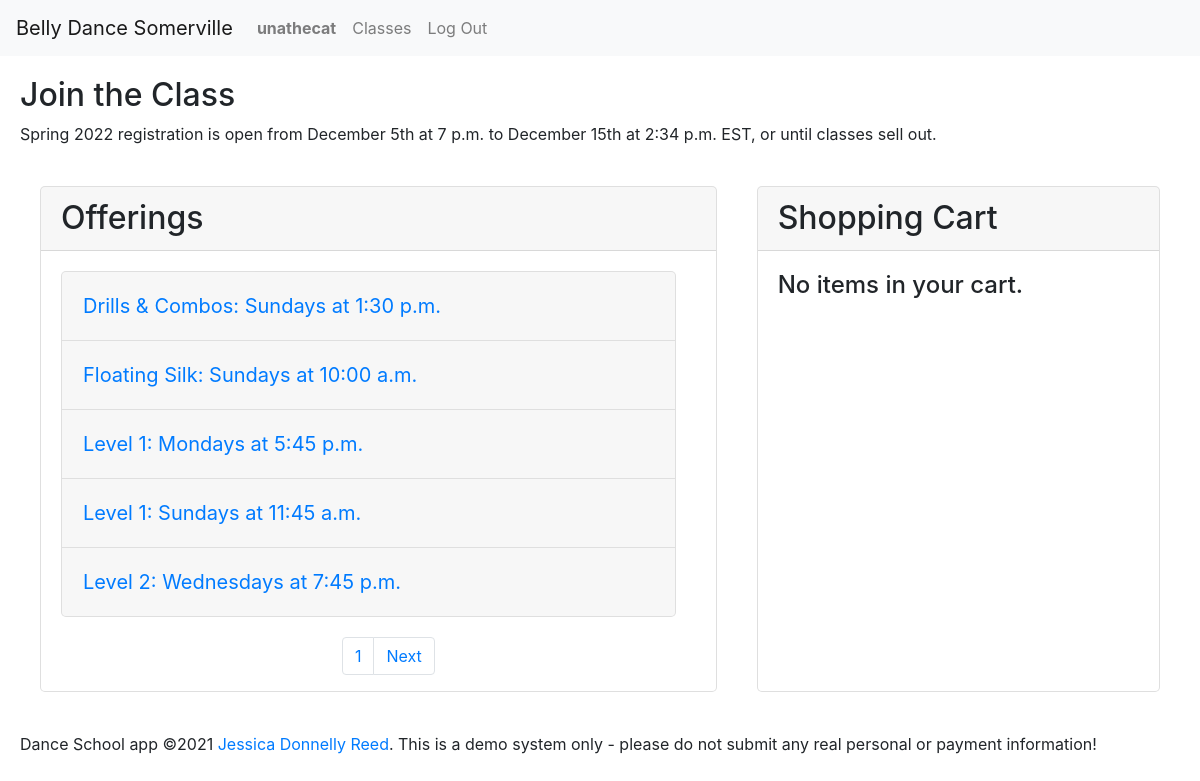
The page / (signed in) on the database as committed earlier.
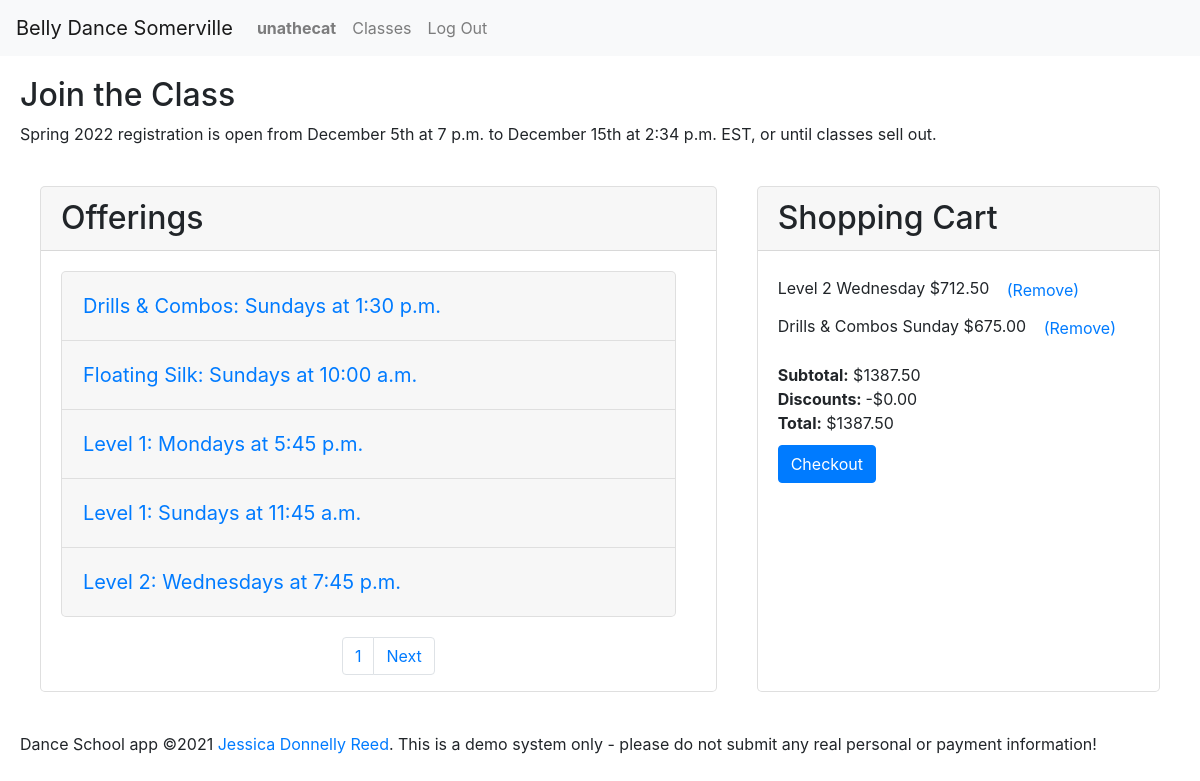
The same page on the database as committed later.
### enrollment/models.py (models this page shows, shortened)
class User(AbstractUser):
    timezone = models.CharField(max_length=32, choices=TIMEZONES,
                                default=settings.DEFAULT_TIMEZONE)
    first_name = models.CharField(max_length=128, null=False, blank=False)
    last_name = models.CharField(max_length=128, null=False, blank=False)
    email = models.EmailField(max_length=254, null=False, blank=False)
    phone = models.CharField(max_length=32, null=True, blank=True)
    emergency_first = models.CharField(max_length=128, null=True, blank=True)
    emergency_last = models.CharField(max_length=128, null=True, blank=True)
    emergency_email = models.EmailField(max_length=254, null=True, blank=True)
    emergency_phone = models.CharField(max_length=32, null=True, blank=True)
    accept_terms = models.DateTimeField(null=True, blank=True)
    contact_sheet_notes = models.CharField(
        max_length=2048, null=True, blank=True)

class Semester(models.Model):
    name = models.CharField(max_length=128, null=False, blank=False)
    start_date = models.DateField(null=False, blank=False)
    end_date = models.DateField(null=False, blank=False)
    registration_open = models.DateTimeField(null=False, blank=False)
    registration_close = models.DateTimeField(null=False, blank=False)
    recital_date = models.DateTimeField(null=True, blank=True)
    hide = models.BooleanField(default=True, null=True, blank=True)
    @property
    def registration_status(self):
        now = timezone.now()
        if self.registration_close < now:
            return 'closed'
        elif self.registration_open > now:
            return 'future'
        else:
            return 'open'
    def __str__(self):
        return self.name

class Offering(models.Model):
    course = models.ForeignKey(
        Course, on_delete=PROTECT, null=False, blank=False, related_name='offerings')
    semester = models.ForeignKey(
        Semester, on_delete=PROTECT, null=False, blank=False, related_name='offerings')
    location = models.ForeignKey(
        Location, on_delete=PROTECT, null=False, blank=False, related_name='offerings')
    hourly_rate = models.DecimalField(max_digits=5, decimal_places=2, default=settings.HOURLY_RATE, null=False, blank=False)
    price_override = models.DecimalField(
        max_digits=7, decimal_places=2, null=True, blank=True)
    weekday = models.IntegerField(
        choices=settings.WEEKDAYS, null=False, blank=False)
    start_time = models.TimeField(null=False, blank=False)
    end_time = models.TimeField(null=False, blank=False)
    timezone = models.CharField(max_length=32, choices=TIMEZONES,
                                default=settings.DEFAULT_TIMEZONE)
    start_date = models.DateField(null=False, blank=False)
    end_date = models.DateField(null=False, blank=False)
    backup_date = models.DateField(null=False, blank=False)
    capacity = models.IntegerField(null=False, blank=False)
    schedule_notes = models.CharField(max_length=2048, null=True, blank=True)
    notes = models.CharField(max_length=2048, null=True, blank=True)
    @property
    def weekday_name(self):
        return settings.WEEKDAYS[self.weekday][1]
    @property
    def spots_left(self):
        try:
            sold = self.line_items.exclude(
                order__completed=None).aggregate(Count('id'))['id__count']
        except Exception:
            sold = 0
        return self.capacity - sold
    @property
    def no_class_dates(self):
        vacations = Vacation.objects.filter(semester=self.semester)
        dates = []
        for vacation in vacations:
            dates.extend(weekdays_in_range(vacation.start_date, vacation.end_date, self.weekday))
        return dates if len(dates) > 0 else []
    @property
    def offering_dates(self):
        no_class = self.no_class_dates
        all_dates = weekdays_in_range(self.start_date, self.end_date, self.weekday)
        dates = [dt for dt in all_dates if dt not in no_class]
        return dates if len(dates) > 0 else []
    @property
    def num_weeks(self):
        return len(self.offering_dates) if self.offering_dates else None
    @property
    def offering_dates_text(self):
        return ", ".join(date.strftime("%-m/%-d") for date in self.offering_dates)
    @property
    def no_class_dates_text(self):
        return ", ".join(date.strftime("%-m/%-d") for date in self.no_class_dates)
    @property
    def price(self):
        diff = timedelta(hours=self.end_time.hour, minutes=self.end_time.minute) - timedelta(hours=self.start_time.hour, minutes=self.start_time.minute)
        hours = diff.seconds / 3600
        calc_price = round(self.hourly_rate * self.num_weeks * decimal.Decimal(hours), 2)
        return calc_price

class Course(models.Model):
    title = models.CharField(max_length=64, null=False, blank=False)
    subtitle = models.CharField(max_length=256, null=False, blank=False)
    description = models.TextField(
        max_length=4096, null=False, blank=False, help_text=settings.MARKDOWN_HELP_TEXT)
    requirements = models.CharField(max_length=256, null=False, blank=False)
    qualifications = models.CharField(max_length=1024, null=False, blank=False)
    @property
    def description_html(self):
        return Markdown().convert(self.description)
    def __str__(self):
        return self.title

class LineItem(models.Model):
    order = models.ForeignKey(Order, on_delete=PROTECT,
                              null=False, blank=False, related_name='line_items')
    offering = models.ForeignKey(
        Offering, on_delete=PROTECT, null=False, blank=False, related_name='line_items')
    planned_absences = models.CharField(max_length=1024, null=True, blank=True)
    price = models.DecimalField(
        max_digits=6, decimal_places=2, null=False, blank=False)

class Order(models.Model):
    student = models.ForeignKey(
        User, on_delete=PROTECT, null=False, blank=False, related_name='orders')
    discount = models.DecimalField(
        max_digits=8, decimal_places=2, null=True, blank=True)
    completed = models.DateTimeField(null=True, blank=True)
    @property
    def subtotal(self):
        try:
            amount = self.line_items.aggregate(Sum('price'))['price__sum']
        except Exception:
            return 0
        return 0 if amount == None else amount
    @property
    def total(self):
        return self.subtotal - self.discount if self.discount != None else self.subtotal

### enrollment/views.py (the view)
# urls.py: path('', views.index, name='index'),
def index(request, page=None, message=None):
    offerings = Offering.objects.filter(semester=latest_semester()).order_by(
        'course__title', 'weekday', 'start_time'
    )
    page = paginate_offerings(request, offerings)
    if request.user.is_authenticated:
        cart = get_cart(request, request.user, False)
        if cart:
            cart.items = cart.line_items.all()
    else:
        cart = None
    semester = latest_semester()
    if request.user.is_authenticated:
        timezone.activate(request.user.timezone)
    else:
        timezone.activate(settings.DEFAULT_TIMEZONE)
    return render(request, 'enrollment/index.html', {
        'page': page,
        'cart': cart,
        'message': message,
        'semester': semester
    })

### enrollment/context_processors.py (called while the page is built)
def global_settings(request):
    return {
    'DEFAULT_TIMEZONE': settings.DEFAULT_TIMEZONE,
    'TIME_FORMAT': settings.TIME_FORMAT,
    'DATE_FORMAT': settings.DATE_FORMAT,
    'DATE_TIME_FORMAT': settings.DATE_TIME_FORMAT,
    'DATE_TIME_FORMAT_NO_YEAR': settings.DATE_TIME_FORMAT_NO_YEAR,
    'DATE_TIME_TIMEZONE_FORMAT': settings.DATE_TIME_TIMEZONE_FORMAT,
    'SCHOOL_NAME': settings.SCHOOL_NAME,
    'SCHOOL_POLICIES': settings.SCHOOL_POLICIES,
    'NO_OFFERINGS': settings.NO_OFFERINGS,
    }

### enrollment/models.py (called while the page is built)
def weekdays_in_range(start, end, weekday):
    try:
        start <= end
        0 <= weekday <= 7
    except ValidationError:
        return None
    diff = weekday - start.weekday()
    if diff < 0:
        diff+=7
    date = start + timedelta(days=diff)
    dates = []
    while start <= date <= end:
        dates.append(date)
        date += timedelta(days=7)
    return dates

    def __str__(self):
        return self.name

### enrollment/views.py (called while the page is built)
def latest_semester():
    try:
        semester = Semester.objects.filter(hide=False).latest('start_date')
    except Semester.DoesNotExist:
        return None
    return semester

def paginate_offerings(request, offerings):
    if offerings is None:
        page = None
    else:
        page_num = request.GET.get('page', 1)
        paginator = Paginator(offerings, settings.PAGE_SIZE)
        page = paginator.page(page_num)
    return page

@login_required
def get_cart(request, user=None, add=False):
    if user == None:
        user = request.user
    try:
        cart = Order.objects.get(student=user, completed=None)
    except Order.DoesNotExist:
        if add == True:
            cart = Order(student=user)
            cart.save()
        else:
            cart = None
    except Order.MultipleObjectsReturned:
        cart = merge_carts(request, user)
    return cart

### enrollment/templates/enrollment/index.html (shortened to what this page needs)
{% extends "enrollment/layout.html" %}
{% load static %}
{% load tz %}
{% block body %}
<header>
    <h2>Join the Class</h2>
    {% if semester.registration_status == 'closed' %}
        <p>{{semester}} registration closed on {{semester.registration_close}} </p>
    {% else %}
        <p>{{semester}} registration is open from {{semester.registration_open|date:DATE_TIME_FORMAT_NO_YEAR}} to {{semester.registration_close|date:DATE_TIME_TIMEZONE_FORMAT}}, or until classes sell out. </p>
    {% endif %}
</header>
<div class="row">
    <div id="cart-container" class="col-md order-md-5 card">
        <h2 class="card-header section-header">Shopping Cart</h2>
        <div class="accordion">
            {% if cart %}
                <ul id="cart-items">
                {% for item in cart.items %}
                    <li data-offering={{item.offering.id}}>{{item.offering.course.title}} {{item.offering.weekday_name}} ${{item.price|floatformat:2 }} <button class="remove-button btn btn-link" data-item={{item.id}}>(Remove)</button></li>
                {% endfor %}
                </ul>
                {% if cart.items %}
                <div>
                    <span class="label">Subtotal:</span>  <span class="value" id="cart-subtotal">${{cart.subtotal|default_if_none:"0.00"|floatformat:2 }}</span>
                </div>
                <div>
                    <span class="label">Discounts: </span> <span class="value" id="cart-discount">-${{cart.discount|default_if_none:"0.00"|floatformat:2 }}</span>
                </div>
                <div>
                    <span class="label">Total:</span>  <span class="value" id="cart-total">${{cart.total|default_if_none:"0.00"|floatformat:2 }}</span>
                </div>
                {% else %}
                    <h4>No items in your cart.</h4>
                {% endif %}
            {% else %}
                <h4>No items in your cart.</h4>
            {% endif %}
            <form action="
                {% if cart %}
                    {% url 'order' cart.id %}
                {% endif %}
            " method="GET" class="">
                {% if cart.items %}
                    <input type="submit" value="Checkout" class="btn btn-primary">
                {% endif %}
            </form>
        </div>
    </div>
    <div id="offerings-container" class="col-md-7 card">
        <h2 class="card-header section-header">Offerings</h2>
        {% if page %}
        <div class="accordion" id="offering-accordion">
            {% for offering in page %}
            <div class="card" data-offering="{{offering.id}}">
                <div class="card-header" id="heading{{offering.id}}">
                    <h5 class="mb-0">
                        <button class="btn btn-link" type="button" data-toggle="collapse" data-target="#collapse{{offering.id}}"
                            aria-expanded="true" aria-controls="collapse{{offering.id}}">
                            {{offering.course}}: {{offering.weekday_name}}s at {{offering.start_time|date:TIME_FORMAT}}
                        </button>
                    </h5>
                </div>
            </div>
            {% endfor %}
        </div>
        <div class="container" id="paginator">
            <nav role="navigation">
                <ul class="pagination">
                    <li class="page-item"><a class="page-link" href="?page={{page.number}}">{{page.number}}</a></li>
                    {% if page.has_next %}
                    <li class="page-item"><a class="page-link" href="?page={{page.next_page_number}}">Next</a></li>
                    {% endif %}
                </ul>
            </nav>
        </div>
        {% else %}
        <div>{{NO_OFFERINGS}}</div>
        {% endif %}
    </div>
</div>
{% endblock %}

### enrollment/templates/enrollment/layout.html (shortened to what this page needs)
{% load static %}
{% load tz %}
<!DOCTYPE html>
<html lang="en">
<head>
    <link rel="stylesheet" href="https://stackpath.bootstrapcdn.com/bootstrap/4.4.1/css/bootstrap.min.css"
>
    <link href="{% static 'enrollment/styles.css' %}" rel="stylesheet">
</head>
<body>
    <nav class="navbar navbar-expand-lg navbar-light bg-light">
        <a class="navbar-brand" href="#">{{SCHOOL_NAME}}</a>
        <div>
            <ul class="navbar-nav mr-auto">
                {% if user.is_authenticated %}
                    <li class="nav-item">
                        <a class="nav-link" href="{% url 'view_profile' user.id %}"><strong>{{user.username}}</strong></a>
                    </li>
                {% endif %}
                    <li class="nav-item">
                        <a class="nav-link" href="{% url 'index' %}">Classes</a>
                    </li>
                {% if user.is_authenticated %}
                    <li class="nav-item">
                        <a class="nav-link" href="{% url 'logout' %}">Log Out</a>
                    </li>
                {% endif %}
            </ul>
        </div>
    </nav>
    {% block body %}
    {% endblock %}
    <footer>
        Dance School app &copy;2021 <a href="https://github.com/ruadh">Jessica Donnelly Reed</a>.  This is a demo system only - please do not submit any real personal or payment information!
    </footer>
</body>
</html>

### enrollment/static/enrollment/styles.css (style rules this page uses)
header, footer, .row { margin: 20px; }
form label, form input[type="submit"] { display: block; }
.label { font-weight: bold; }
.card { margin: 20px; border-radius: 5px; }
.accordion { margin: 20px; }
.accordion .card { margin-top: 0; margin-bottom: 0; margin-left: 0; }
.card-header .btn-link { font-size: 1.25rem; padding-left: 0; }
#cart-container ul, #enrollments-orders ul { padding: 0; }
#cart-container li, #enrollments-orders li { list-style: none; }
#cart-container, #offerings-container { padding-left: 0; padding-right: 0; }
input[type="submit"] { margin-top: 10px; margin-bottom: 10px; }
.container { margin-left: 10px; }
.container nav { display: flex; justify-content: center; }

Rows that differ between the two databases and show on the page:
added LineItem: offering.course "Level 2", offering.weekday_name "Wednesday", price "712.50"
added LineItem: offering.course "Drills & Combos", offering.weekday_name "Sunday", price "675.00"
added Order: subtotal "1387.50", discount "0.00", total "1387.50"
Other text that changed with them:
form field value: (not shown) → "Checkout"
text no longer shown: "No items in your cart."
text now shown: "Subtotal: $ Discounts: -$ Total: $"
